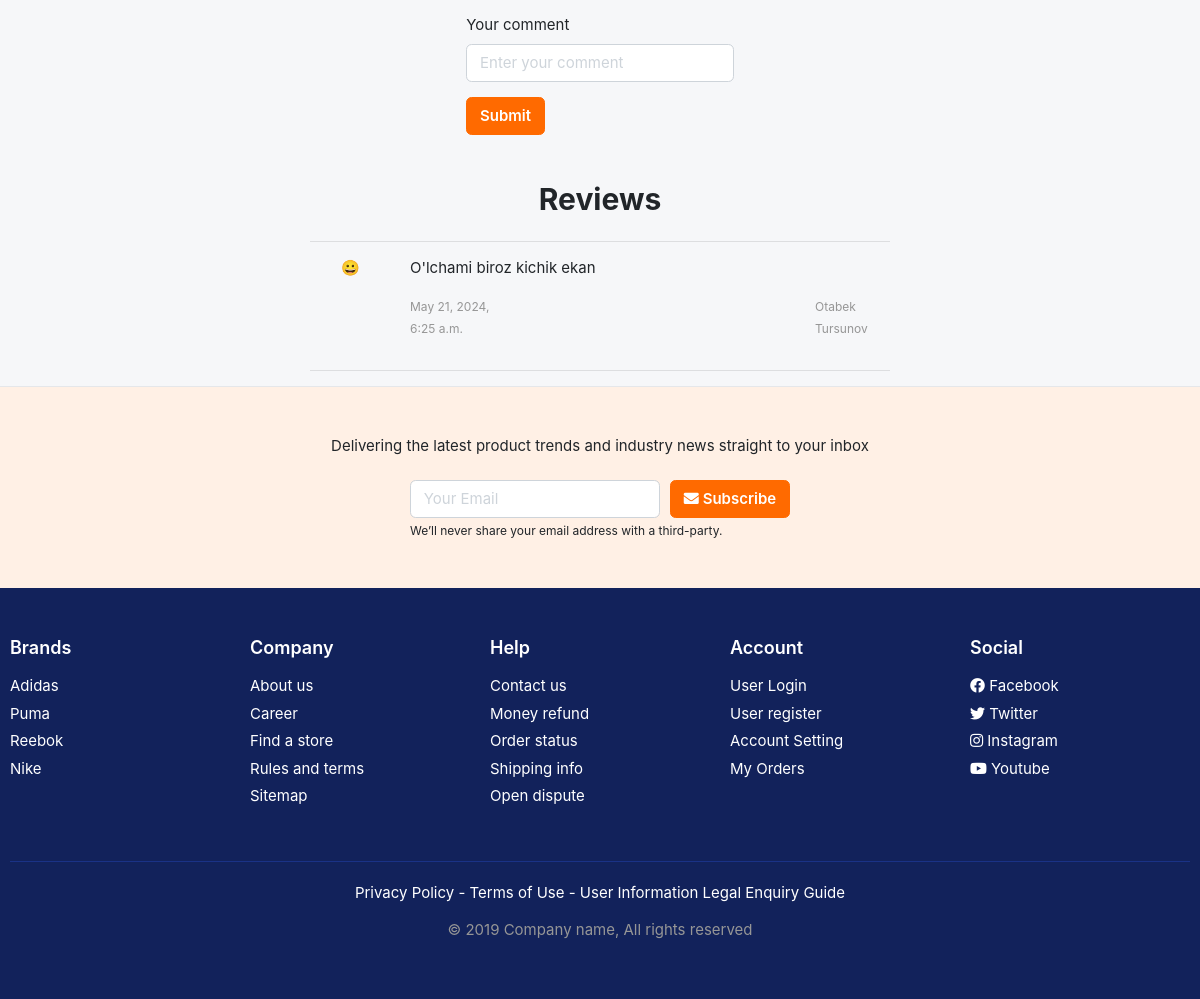
/mahsulotlar/1/ (lower part), run on an earlier commit of the app's database.
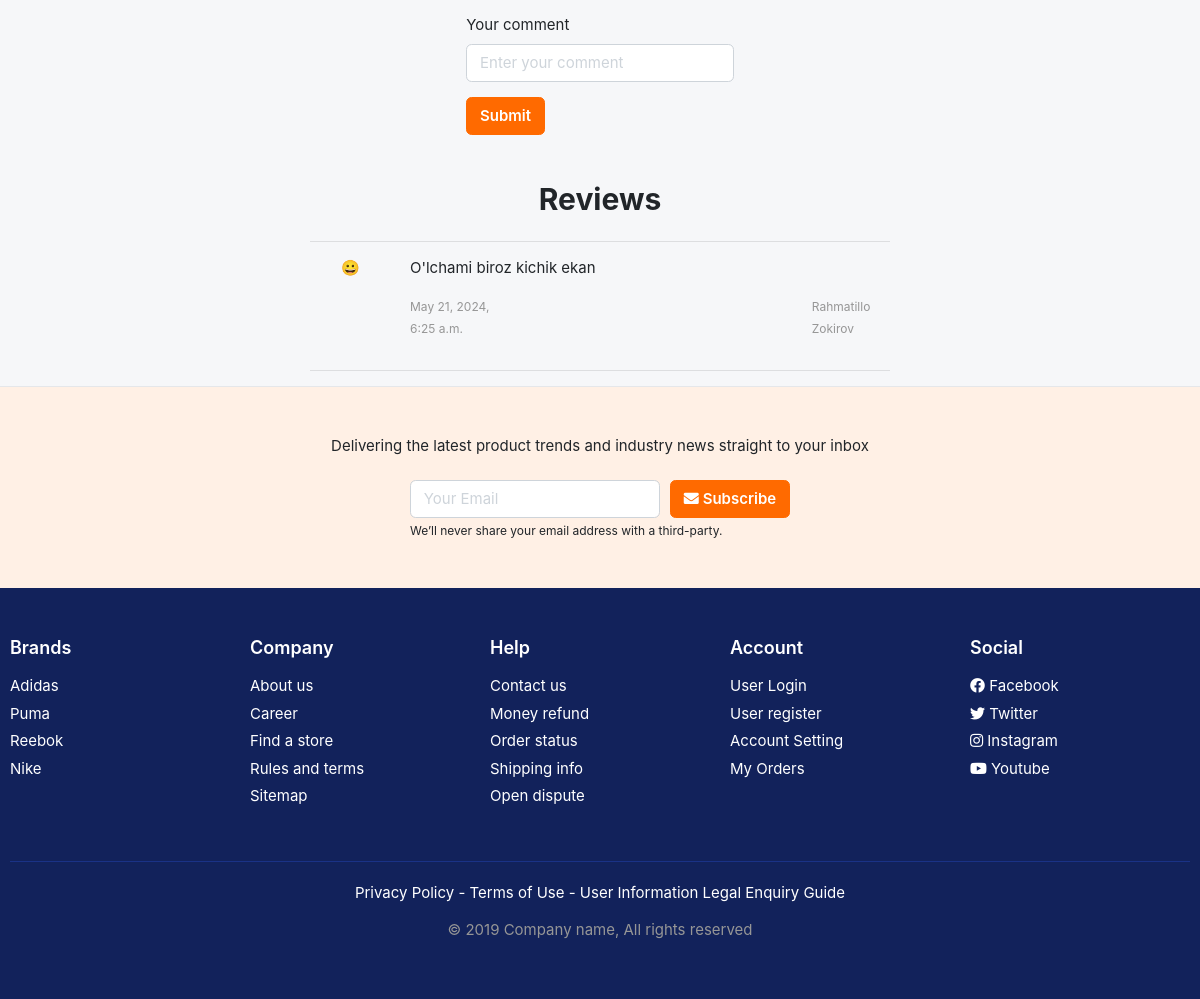
And on a later commit of the database.
### mainApp/models.py (models this page shows, shortened)
class Baholash(models.Model):
    baho = models.PositiveSmallIntegerField(validators=[MaxValueValidator(5)])
    izoh = models.TextField(blank=True, null=True)
    mahsulot = models.ForeignKey(Mahsulot, on_delete=models.CASCADE)
    user = models.ForeignKey(User, on_delete=models.SET_NULL, null=True, blank=True)
    sana = models.DateTimeField(auto_now_add=True)
    class Meta:
        unique_together = (("mahsulot", "user"),)

### userApp/models.py (models this page shows, shortened)
class User(AbstractUser):
    JINS_CHOICES = (
        ('Erkak', 'Erkak'),
        ('Ayol', 'Ayol'),
    )
    jins = models.CharField(max_length=10, )
    rasm = models.ImageField(upload_to='users/')
    manzil = models.TextField(blank=True, null=True)

### mainApp/views.py (the view, shortened to what this page needs)
# urls.py: path('mahsulotlar/<int:pk>/', MahsulotView.as_view()),
class MahsulotView(View):
    def get(self, request, pk):
        mahsulot = get_object_or_404(Mahsulot, id=pk)
        chegirma_narx = f"{mahsulot.narx * (100 - mahsulot.chegirma) / 100:.2f}"
        baholashlar = Baholash.objects.filter(mahsulot=mahsulot)
        baho_foiz = float(mahsulot.baho) / 5 * 100
        context = {
            "mahsulot": mahsulot,
            "chegirma_narx": chegirma_narx,
            "baholashlar": baholashlar,
            "review": len(baholashlar),
            "baho_foiz": baho_foiz
        }
        return render(request, 'page-detail-product.html', context)

### templates/page-detail-product.html (shortened to what the changed rows need)
{% extends 'header.html' %}
{% block content %}
<div class="container mt-5">
    <div class="row">
        <div class="col-md-6 offset-md-3">
            <h2 class="text-center mb-4">Reviews</h2>
            <hr>
            {% for izoh in baholashlar %}
            <div class="row">
                <div class="col-sm-2">
                    <div class="text-center">
                        {% if izoh.baho == 1 %}
                        <span class="smiley-face">&#9785;</span>
                        {% elif izoh.baho == 2 %}
                        <span class="smiley-face">&#x1F610;</span>
                        {% elif izoh.baho == 3 %}
                        <span class="smiley-face">&#x1F642;</span>
                        {% elif izoh.baho == 4 %}
                        <span class="smiley-face">&#x1F600;</span>
                        {% elif izoh.baho == 5 %}
                        <span class="smiley-face">&#x1F929;</span>
                        {% endif %}
                    </div>
                </div>
                <div class="col-sm-10">
                    <p>{{ izoh.izoh }}</p>
                    <div class="user d-flex" style="gap: 300px">
                        <p><small class="text-muted">{{ izoh.sana }}</small></p>
                        <p><small class="text-muted">{{ izoh.user.first_name }} {{ izoh.user.last_name }}</small></p>
                    </div>
                </div>
            </div>
            <hr>
            {% empty %}
            <p>No reviews yet.</p>
            {% endfor %}
        </div>
    </div>
</div>
{% endblock %}

What changed in the data, as far as the page shows it:
changed through a linked row, Baholash "O'lchami biroz kichik ekan": user.first_name "Otabek" → "Rahmatillo"; user.last_name "Tursunov" → "Zokirov"
